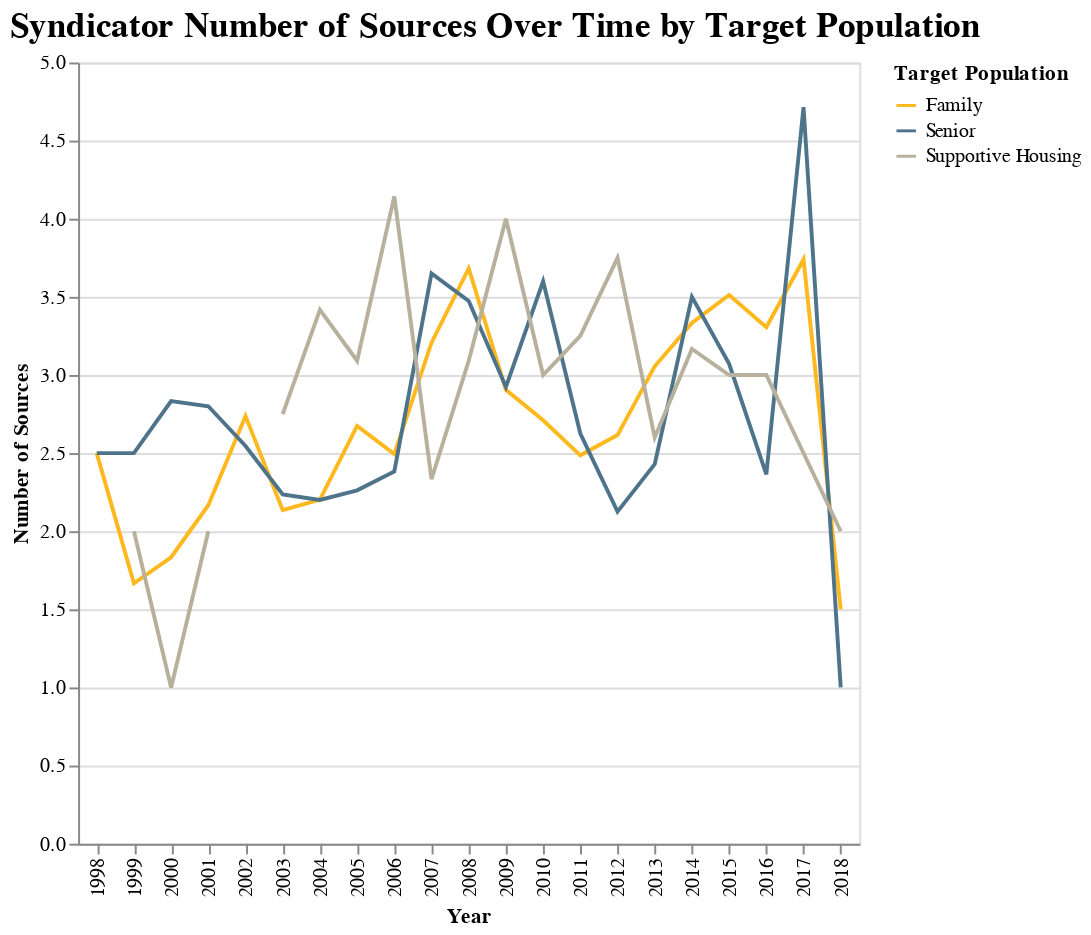

Notebook code for this chart:
### Code cell
matches_target_pop = matches_target_pop[matches_target_pop.Year > "1997"]
alt.Chart(matches_target_pop).mark_line().encode(
    x='Year',
    y='Number of Sources',
    color="Target Population"
).configure(background="#ffffff").configure_legend().properties(
    title={
      "text": ["Syndicator Number of Sources Over Time by Target Population"]})

### Figure 1 — Vega-Lite specification as saved in the notebook (floating-point values rounded to 4 significant figures)
{"width": 400, "height": 400, "config": {"title": {"fontSize": 18, "font": "Veranda Regular", "anchor": "start", "fontColor": "#000000"}, "range": {"category": ["#FFB81D", "#4E748B", "#B7B09D"], "diverging": ["#FFB81D", "#4E748B", "#B7B09D"]}, "legend": {"labelFont": "Veranda Regular", "labelLimit": 0}, "background": "#ffffff"}, "data": {"name": "data-65e4ec9871539f849dba4dba02fe6ad1"}, "mark": "line", "encoding": {"color": {"type": "nominal", "field": "Target Population"}, "x": {"type": "nominal", "field": "Year"}, "y": {"type": "quantitative", "field": "Number of Sources"}}, "title": {"text": ["Syndicator Number of Sources Over Time by Target Population"]}, "$schema": "https://vega.github.io/schema/vega-lite/v4.0.2.json", "datasets": {"data-65e4ec9871539f849dba4dba02fe6ad1": [{"Year": "1998", "Target Population": "Family", "yr_pis": 2000.0, "units_n": 86.4, "units_li": null, "units_ot": null, "Number of Sources": 2.5, "totalcost": 6590000.0, "id": 2067.0, "yr_pis_y": 1999.0, "n_units": 86.4, "li_units": 73.0, "type": 1.0, "credit": 2.0, "bond": 2.0, "con_stdate_PIS": 1998.0, "totalcost_adj": 10340000.0, "Cost Per Unit": 116500.0}, {"Year": "1998", "Target Population": "Senior", "yr_pis": 1999.0, "units_n": 65.0, "units_li": null, "units_ot": null, "Number of Sources": 2.5, "totalcost": 4479000.0, "id": 374.0, "yr_pis_y": 1998.0, "n_units": 63.0, "li_units": 62.5, "type": 1.0, "credit": 2.0, "bond": 2.0, "con_stdate_PIS": 1997.0, "totalcost_adj": 7025000.0, "Cost Per Unit": 107900.0}, {"Year": "1999", "Target Population": "Family", "yr_pis": 2000.0, "units_n": 91.0, "units_li": null, "units_ot": null, "Number of Sources": 1.667, "totalcost": 7887000.0, "id": 939.7, "yr_pis_y": 2000.0, "n_units": 91.0, "li_units": 90.33, "type": 1.0, "credit": 2.0, "bond": 2.0, "con_stdate_PIS": 1998.0, "totalcost_adj": 12100000.0, "Cost Per Unit": 134800.0}, {"Year": "1999", "Target Population": "Senior", "yr_pis": 2000.0, "units_n": 56.5, "units_li": null, "units_ot": null, "Number of Sources": 2.5, "totalcost": 4298000.0, "id": 1351.0, "yr_pis_y": 1999.0, "n_units": 56.0, "li_units": 56.0, "type": 1.0, "credit": 2.0, "bond": 2.0, "con_stdate_PIS": 1998.0, "totalcost_adj": 6595000.0, "Cost Per Unit": 118700.0}, {"Year": "1999", "Target Population": "Supportive Housing", "yr_pis": 2001.0, "units_n": 40.0, "units_li": null, "units_ot": null, "Number of Sources": 2.0, "totalcost": 6904000.0, "id": 1372.0, "yr_pis_y": 2001.0, "n_units": 40.0, "li_units": 40.0, "type": 2.0, "credit": 2.0, "bond": 2.0, "con_stdate_PIS": 1999.0, "totalcost_adj": 10590000.0, "Cost Per Unit": 264900.0}, {"Year": "2000", "Target Population": "Family", "yr_pis": 2001.0, "units_n": 95.0, "units_li": null, "units_ot": null, "Number of Sources": 1.833, "totalcost": 6996000.0, "id": 1741.0, "yr_pis_y": 2001.0, "n_units": 95.57, "li_units": 74.57, "type": 1.167, "credit": 2.0, "bond": 2.0, "con_stdate_PIS": 1999.0, "totalcost_adj": 10390000.0, "Cost Per Unit": 114700.0}, {"Year": "2000", "Target Population": "Senior", "yr_pis": 2001.0, "units_n": 59.67, "units_li": null, "units_ot": null, "Number of Sources": 2.833, "totalcost": 7229000.0, "id": 1526.0, "yr_pis_y": 2001.0, "n_units": 59.67, "li_units": 59.0, "type": 1.333, "credit": 2.0, "bond": 2.0, "con_stdate_PIS": 1999.0, "totalcost_adj": 10730000.0, "Cost Per Unit": 170300.0}, {"Year": "2000", "Target Population": "Supportive Housing", "yr_pis": 2001.0, "units_n": 35.0, "units_li": null, "units_ot": null, "Number of Sources": 1.0, "totalcost": 1628000.0, "id": 4482.0, "yr_pis_y": 2001.0, "n_units": 34.0, "li_units": 34.0, "type": 2.0, "credit": 2.0, "bond": 2.0, "con_stdate_PIS": 1999.0, "totalcost_adj": 2417000.0, "Cost Per Unit": 69040.0}, {"Year": "2001", "Target Population": "Family", "yr_pis": 2002.0, "units_n": 78.0, "units_li": null, "units_ot": null, "Number of Sources": 2.167, "totalcost": 8334000.0, "id": 1233.0, "yr_pis_y": 2002.0, "n_units": 78.0, "li_units": 65.14, "type": 1.0, "credit": 2.0, "bond": 2.0, "con_stdate_PIS": 2000.0, "totalcost_adj": 12030000.0, "Cost Per Unit": 135200.0}, {"Year": "2001", "Target Population": "Senior", "yr_pis": 2002.0, "units_n": 58.4, "units_li": null, "units_ot": null, "Number of Sources": 2.8, "totalcost": 6647000.0, "id": 1127.0, "yr_pis_y": 2002.0, "n_units": 58.4, "li_units": 58.2, "type": 1.0, "credit": 2.0, "bond": 2.0, "con_stdate_PIS": 2000.0, "totalcost_adj": 9596000.0, "Cost Per Unit": 162600.0}, {"Year": "2001", "Target Population": "Supportive Housing", "yr_pis": 2002.0, "units_n": 43.67, "units_li": null, "units_ot": null, "Number of Sources": 2.0, "totalcost": 4190000.0, "id": 1375.0, "yr_pis_y": 2002.0, "n_units": 43.67, "li_units": 43.67, "type": 1.333, "credit": 2.0, "bond": 2.0, "con_stdate_PIS": 2000.0, "totalcost_adj": 6049000.0, "Cost Per Unit": 173400.0}, {"Year": "2002", "Target Population": "Family", "yr_pis": 2003.0, "units_n": 65.75, "units_li": null, "units_ot": null, "Number of Sources": 2.737, "totalcost": 8707000.0, "id": 1426.0, "yr_pis_y": 2003.0, "n_units": 65.85, "li_units": 63.0, "type": 1.263, "credit": 2.0, "bond": 1.95, "con_stdate_PIS": 2001.0, "totalcost_adj": 12370000.0, "Cost Per Unit": 184900.0}, {"Year": "2002", "Target Population": "Senior", "yr_pis": 2003.0, "units_n": 76.45, "units_li": null, "units_ot": null, "Number of Sources": 2.545, "totalcost": 8006000.0, "id": 2466.0, "yr_pis_y": 2003.0, "n_units": 76.45, "li_units": 72.78, "type": 1.182, "credit": 2.0, "bond": 2.0, "con_stdate_PIS": 2001.0, "totalcost_adj": 11380000.0, "Cost Per Unit": 148700.0}, {"Year": "2002", "Target Population": "Supportive Housing", "yr_pis": 2004.0, "units_n": 36.0, "units_li": null, "units_ot": null, "Number of Sources": null, "totalcost": 4706000.0, "id": 2936.0, "yr_pis_y": 2003.0, "n_units": 36.0, "li_units": 35.0, "type": 1.0, "credit": 2.0, "bond": 2.0, "con_stdate_PIS": 2002.0, "totalcost_adj": 6688000.0, "Cost Per Unit": 185800.0}, {"Year": "2003", "Target Population": "Family", "yr_pis": 2004.0, "units_n": 62.19, "units_li": null, "units_ot": null, "Number of Sources": 2.135, "totalcost": 6895000.0, "id": 1090.0, "yr_pis_y": 2004.0, "n_units": 62.24, "li_units": 60.04, "type": 1.204, "credit": 2.0, "bond": 2.0, "con_stdate_PIS": 2002.0, "totalcost_adj": 9580000.0, "Cost Per Unit": 173500.0}, {"Year": "2003", "Target Population": "Senior", "yr_pis": 2004.0, "units_n": 75.94, "units_li": null, "units_ot": null, "Number of Sources": 2.235, "totalcost": 8112000.0, "id": 2343.0, "yr_pis_y": 2004.0, "n_units": 75.89, "li_units": 73.0, "type": 1.176, "credit": 2.0, "bond": 2.0, "con_stdate_PIS": 2002.0, "totalcost_adj": 11270000.0, "Cost Per Unit": 154500.0}, {"Year": "2003", "Target Population": "Supportive Housing", "yr_pis": 2004.0, "units_n": 103.2, "units_li": null, "units_ot": null, "Number of Sources": 2.75, "totalcost": 11080000.0, "id": 1426.0, "yr_pis_y": 2004.0, "n_units": 102.8, "li_units": 102.0, "type": 1.5, "credit": 2.0, "bond": 2.0, "con_stdate_PIS": 2002.0, "totalcost_adj": 15400000.0, "Cost Per Unit": 154600.0}, {"Year": "2004", "Target Population": "Family", "yr_pis": 2005.0, "units_n": 72.88, "units_li": null, "units_ot": null, "Number of Sources": 2.203, "totalcost": 9534000.0, "id": 1713.0, "yr_pis_y": 2005.0, "n_units": 72.85, "li_units": 66.8, "type": 1.2, "credit": 2.0, "bond": 1.974, "con_stdate_PIS": 2003.0, "totalcost_adj": 12900000.0, "Cost Per Unit": 190400.0}, {"Year": "2004", "Target Population": "Senior", "yr_pis": 2005.0, "units_n": 71.25, "units_li": null, "units_ot": null, "Number of Sources": 2.2, "totalcost": 7598000.0, "id": 1932.0, "yr_pis_y": 2005.0, "n_units": 71.25, "li_units": 67.21, "type": 1.25, "credit": 2.0, "bond": 2.0, "con_stdate_PIS": 2003.0, "totalcost_adj": 10280000.0, "Cost Per Unit": 163300.0}, {"Year": "2004", "Target Population": "Supportive Housing", "yr_pis": 2005.0, "units_n": 36.25, "units_li": null, "units_ot": null, "Number of Sources": 3.417, "totalcost": 6354000.0, "id": 1511.0, "yr_pis_y": 2005.0, "n_units": 36.08, "li_units": 35.58, "type": 1.25, "credit": 2.0, "bond": 2.0, "con_stdate_PIS": 2003.0, "totalcost_adj": 8599000.0, "Cost Per Unit": 230600.0}, {"Year": "2005", "Target Population": "Family", "yr_pis": 2006.0, "units_n": 65.29, "units_li": null, "units_ot": null, "Number of Sources": 2.674, "totalcost": 9818000.0, "id": 2058.0, "yr_pis_y": 2006.0, "n_units": 65.43, "li_units": 61.92, "type": 1.208, "credit": 2.0, "bond": 1.964, "con_stdate_PIS": 2004.0, "totalcost_adj": 12850000.0, "Cost Per Unit": 218200.0}, {"Year": "2005", "Target Population": "Senior", "yr_pis": 2006.0, "units_n": 89.16, "units_li": null, "units_ot": null, "Number of Sources": 2.262, "totalcost": 10430000.0, "id": 2112.0, "yr_pis_y": 2006.0, "n_units": 89.2, "li_units": 83.68, "type": 1.222, "credit": 2.0, "bond": 1.974, "con_stdate_PIS": 2004.0, "totalcost_adj": 13650000.0, "Cost Per Unit": 169400.0}, {"Year": "2005", "Target Population": "Supportive Housing", "yr_pis": 2006.0, "units_n": 36.55, "units_li": null, "units_ot": null, "Number of Sources": 3.091, "totalcost": 7091000.0, "id": 1628.0, "yr_pis_y": 2006.0, "n_units": 36.27, "li_units": 35.55, "type": 1.273, "credit": 2.0, "bond": 2.0, "con_stdate_PIS": 2004.0, "totalcost_adj": 9282000.0, "Cost Per Unit": 281900.0}, {"Year": "2006", "Target Population": "Family", "yr_pis": 2007.0, "units_n": 74.9, "units_li": null, "units_ot": null, "Number of Sources": 2.494, "totalcost": 11070000.0, "id": 2242.0, "yr_pis_y": 2007.0, "n_units": 74.83, "li_units": 72.08, "type": 1.198, "credit": 2.0, "bond": 1.988, "con_stdate_PIS": 2005.0, "totalcost_adj": 14040000.0, "Cost Per Unit": 219800.0}, {"Year": "2006", "Target Population": "Senior", "yr_pis": 2007.0, "units_n": 57.54, "units_li": null, "units_ot": null, "Number of Sources": 2.382, "totalcost": 7769000.0, "id": 1838.0, "yr_pis_y": 2007.0, "n_units": 57.51, "li_units": 52.54, "type": 1.059, "credit": 2.0, "bond": 2.0, "con_stdate_PIS": 2005.0, "totalcost_adj": 9852000.0, "Cost Per Unit": 176100.0}, {"Year": "2006", "Target Population": "Supportive Housing", "yr_pis": 2007.0, "units_n": 56.38, "units_li": null, "units_ot": null, "Number of Sources": 4.143, "totalcost": 11690000.0, "id": 1890.0, "yr_pis_y": 2007.0, "n_units": 56.25, "li_units": 55.75, "type": 1.375, "credit": 2.0, "bond": 2.0, "con_stdate_PIS": 2005.0, "totalcost_adj": 14820000.0, "Cost Per Unit": 248600.0}, {"Year": "2007", "Target Population": "Family", "yr_pis": 2008.0, "units_n": 70.6, "units_li": null, "units_ot": null, "Number of Sources": 3.207, "totalcost": 12380000.0, "id": 2780.0, "yr_pis_y": 2008.0, "n_units": 70.49, "li_units": 56.32, "type": 1.229, "credit": 2.0, "bond": 1.956, "con_stdate_PIS": 2006.0, "totalcost_adj": 15270000.0, "Cost Per Unit": 247300.0}, {"Year": "2007", "Target Population": "Senior", "yr_pis": 2008.0, "units_n": 68.4, "units_li": null, "units_ot": null, "Number of Sources": 3.65, "totalcost": 12930000.0, "id": 3446.0, "yr_pis_y": 2008.0, "n_units": 68.32, "li_units": 59.4, "type": 1.24, "credit": 2.0, "bond": 1.87, "con_stdate_PIS": 2006.0, "totalcost_adj": 15950000.0, "Cost Per Unit": 241700.0}, {"Year": "2007", "Target Population": "Supportive Housing", "yr_pis": 2008.0, "units_n": 37.5, "units_li": null, "units_ot": null, "Number of Sources": 2.333, "totalcost": 8811000.0, "id": 2220.0, "yr_pis_y": 2008.0, "n_units": 37.33, "li_units": 35.92, "type": 1.5, "credit": 2.0, "bond": 2.0, "con_stdate_PIS": 2006.0, "totalcost_adj": 10860000.0, "Cost Per Unit": 311600.0}, {"Year": "2008", "Target Population": "Family", "yr_pis": 2009.0, "units_n": 68.89, "units_li": null, "units_ot": null, "Number of Sources": 3.682, "totalcost": 13990000.0, "id": 4251.0, "yr_pis_y": 2009.0, "n_units": 68.64, "li_units": 58.81, "type": 1.137, "credit": 2.0, "bond": 2.0, "con_stdate_PIS": 2007.0, "totalcost_adj": 16610000.0, "Cost Per Unit": 258000.0}, {"Year": "2008", "Target Population": "Senior", "yr_pis": 2009.0, "units_n": 80.09, "units_li": null, "units_ot": null, "Number of Sources": 3.474, "totalcost": 13590000.0, "id": 3901.0, "yr_pis_y": 2009.0, "n_units": 80.35, "li_units": 70.41, "type": 1.478, "credit": 2.0, "bond": 1.952, "con_stdate_PIS": 2007.0, "totalcost_adj": 16130000.0, "Cost Per Unit": 209500.0}, {"Year": "2008", "Target Population": "Supportive Housing", "yr_pis": 2009.0, "units_n": 58.33, "units_li": null, "units_ot": null, "Number of Sources": 3.091, "totalcost": 12780000.0, "id": 3107.0, "yr_pis_y": 2009.0, "n_units": 58.08, "li_units": 57.58, "type": 1.167, "credit": 2.0, "bond": 1.917, "con_stdate_PIS": 2007.0, "totalcost_adj": 15170000.0, "Cost Per Unit": 281600.0}, {"Year": "2009", "Target Population": "Family", "yr_pis": 2010.0, "units_n": 79.12, "units_li": null, "units_ot": null, "Number of Sources": 2.905, "totalcost": 17580000.0, "id": 4229.0, "yr_pis_y": 2010.0, "n_units": 79.0, "li_units": 69.54, "type": 1.225, "credit": 2.0, "bond": 2.0, "con_stdate_PIS": 2008.0, "totalcost_adj": 20950000.0, "Cost Per Unit": 287100.0}, {"Year": "2009", "Target Population": "Senior", "yr_pis": 2010.0, "units_n": 59.91, "units_li": null, "units_ot": null, "Number of Sources": 2.923, "totalcost": 13970000.0, "id": 3626.0, "yr_pis_y": 2010.0, "n_units": 59.65, "li_units": 56.04, "type": 1.045, "credit": 2.0, "bond": 2.0, "con_stdate_PIS": 2008.0, "totalcost_adj": 16640000.0, "Cost Per Unit": 263700.0}, {"Year": "2009", "Target Population": "Supportive Housing", "yr_pis": 2010.0, "units_n": 48.67, "units_li": null, "units_ot": null, "Number of Sources": 4.0, "totalcost": 10820000.0, "id": 2300.0, "yr_pis_y": 2010.0, "n_units": 48.67, "li_units": 48.33, "type": 1.0, "credit": 2.0, "bond": 2.0, "con_stdate_PIS": 2008.0, "totalcost_adj": 12900000.0, "Cost Per Unit": 328200.0}, {"Year": "2010", "Target Population": "Family", "yr_pis": 2011.0, "units_n": 62.45, "units_li": null, "units_ot": null, "Number of Sources": 2.71, "totalcost": 14230000.0, "id": 3845.0, "yr_pis_y": 2011.0, "n_units": 62.2, "li_units": 56.33, "type": 1.17, "credit": 2.0, "bond": 1.932, "con_stdate_PIS": 2009.0, "totalcost_adj": 16690000.0, "Cost Per Unit": 293000.0}, {"Year": "2010", "Target Population": "Senior", "yr_pis": 2011.0, "units_n": 64.69, "units_li": null, "units_ot": null, "Number of Sources": 3.6, "totalcost": 15690000.0, "id": 4168.0, "yr_pis_y": 2011.0, "n_units": 64.62, "li_units": 62.31, "type": 1.067, "credit": 2.0, "bond": 2.0, "con_stdate_PIS": 2009.0, "totalcost_adj": 18400000.0, "Cost Per Unit": 281200.0}, {"Year": "2010", "Target Population": "Supportive Housing", "yr_pis": 2012.0, "units_n": 66.89, "units_li": null, "units_ot": null, "Number of Sources": 3.0, "totalcost": 17880000.0, "id": 2887.0, "yr_pis_y": 2011.0, "n_units": 66.22, "li_units": 63.33, "type": 1.222, "credit": 2.0, "bond": 1.778, "con_stdate_PIS": 2010.0, "totalcost_adj": 20960000.0, "Cost Per Unit": 305100.0}, {"Year": "2011", "Target Population": "Family", "yr_pis": 2012.0, "units_n": 58.83, "units_li": null, "units_ot": null, "Number of Sources": 2.486, "totalcost": 13530000.0, "id": 3332.0, "yr_pis_y": 2012.0, "n_units": 58.81, "li_units": 53.93, "type": 1.357, "credit": 2.0, "bond": 2.0, "con_stdate_PIS": 2010.0, "totalcost_adj": 15370000.0, "Cost Per Unit": 273100.0}, {"Year": "2011", "Target Population": "Senior", "yr_pis": 2012.0, "units_n": 60.93, "units_li": null, "units_ot": null, "Number of Sources": 2.625, "totalcost": 13150000.0, "id": 4559.0, "yr_pis_y": 2012.0, "n_units": 60.43, "li_units": 52.64, "type": 1.231, "credit": 2.0, "bond": 2.0, "con_stdate_PIS": 2010.0, "totalcost_adj": 14940000.0, "Cost Per Unit": 239000.0}, {"Year": "2011", "Target Population": "Supportive Housing", "yr_pis": 2012.0, "units_n": 70.0, "units_li": null, "units_ot": null, "Number of Sources": 3.25, "totalcost": 20120000.0, "id": 2795.0, "yr_pis_y": 2012.0, "n_units": 69.12, "li_units": 68.38, "type": 1.5, "credit": 2.0, "bond": 2.0, "con_stdate_PIS": 2010.0, "totalcost_adj": 22860000.0, "Cost Per Unit": 310400.0}, {"Year": "2012", "Target Population": "Family", "yr_pis": 2013.0, "units_n": 59.16, "units_li": 71.5, "units_ot": 0.5, "Number of Sources": 2.615, "totalcost": 12600000.0, "id": 3757.0, "yr_pis_y": 2013.0, "n_units": 59.25, "li_units": 52.75, "type": 1.308, "credit": 2.0, "bond": 1.972, "con_stdate_PIS": 2011.0, "totalcost_adj": 14030000.0, "Cost Per Unit": 251600.0}, {"Year": "2012", "Target Population": "Senior", "yr_pis": 2013.0, "units_n": 68.87, "units_li": 44.0, "units_ot": 0.0, "Number of Sources": 2.125, "totalcost": 13410000.0, "id": 3535.0, "yr_pis_y": 2013.0, "n_units": 68.65, "li_units": 65.45, "type": 1.273, "credit": 2.0, "bond": 1.9, "con_stdate_PIS": 2011.0, "totalcost_adj": 14930000.0, "Cost Per Unit": 228800.0}, {"Year": "2012", "Target Population": "Supportive Housing", "yr_pis": 2013.0, "units_n": 58.55, "units_li": null, "units_ot": null, "Number of Sources": 3.75, "totalcost": 15990000.0, "id": 3292.0, "yr_pis_y": 2013.0, "n_units": 58.18, "li_units": 57.6, "type": 1.0, "credit": 2.0, "bond": 2.0, "con_stdate_PIS": 2011.0, "totalcost_adj": 17810000.0, "Cost Per Unit": 305800.0}, {"Year": "2013", "Target Population": "Family", "yr_pis": 2014.0, "units_n": 62.65, "units_li": 47.67, "units_ot": 1.333, "Number of Sources": 3.056, "totalcost": 13710000.0, "id": 2833.0, "yr_pis_y": 2014.0, "n_units": 62.56, "li_units": 58.63, "type": 1.204, "credit": 2.0, "bond": 1.957, "con_stdate_PIS": 2012.0, "totalcost_adj": 15050000.0, "Cost Per Unit": 247700.0}, {"Year": "2013", "Target Population": "Senior", "yr_pis": 2014.0, "units_n": 78.9, "units_li": 159.5, "units_ot": 0.5, "Number of Sources": 2.429, "totalcost": 14810000.0, "id": 3352.0, "yr_pis_y": 2014.0, "n_units": 78.86, "li_units": 70.38, "type": 1.222, "credit": 2.0, "bond": 2.0, "con_stdate_PIS": 2012.0, "totalcost_adj": 16260000.0, "Cost Per Unit": 222500.0}, {"Year": "2013", "Target Population": "Supportive Housing", "yr_pis": 2014.0, "units_n": 78.0, "units_li": null, "units_ot": null, "Number of Sources": 2.6, "totalcost": 16130000.0, "id": 2812.0, "yr_pis_y": 2014.0, "n_units": 78.2, "li_units": 77.8, "type": 1.5, "credit": 2.0, "bond": 2.0, "con_stdate_PIS": 2012.0, "totalcost_adj": 17710000.0, "Cost Per Unit": 322400.0}, {"Year": "2014", "Target Population": "Family", "yr_pis": 2015.0, "units_n": 61.52, "units_li": 53.83, "units_ot": 1.167, "Number of Sources": 3.333, "totalcost": 12200000.0, "id": 2947.0, "yr_pis_y": 2015.0, "n_units": 61.5, "li_units": 53.29, "type": 1.3, "credit": 2.0, "bond": 2.0, "con_stdate_PIS": 2013.0, "totalcost_adj": 13180000.0, "Cost Per Unit": 212700.0}, {"Year": "2014", "Target Population": "Senior", "yr_pis": 2015.0, "units_n": 64.94, "units_li": 40.0, "units_ot": 0.0, "Number of Sources": 3.5, "totalcost": 14570000.0, "id": 3356.0, "yr_pis_y": 2015.0, "n_units": 64.88, "li_units": 60.56, "type": 1.375, "credit": 2.0, "bond": 2.0, "con_stdate_PIS": 2013.0, "totalcost_adj": 15740000.0, "Cost Per Unit": 244400.0}, {"Year": "2014", "Target Population": "Supportive Housing", "yr_pis": 2015.0, "units_n": 54.14, "units_li": null, "units_ot": null, "Number of Sources": 3.167, "totalcost": 14940000.0, "id": 3214.0, "yr_pis_y": 2015.0, "n_units": 53.71, "li_units": 52.71, "type": 1.286, "credit": 2.0, "bond": 2.0, "con_stdate_PIS": 2013.0, "totalcost_adj": 16130000.0, "Cost Per Unit": 310300.0}, {"Year": "2015", "Target Population": "Family", "yr_pis": 2016.0, "units_n": 57.76, "units_li": 55.8, "units_ot": 2.133, "Number of Sources": 3.512, "totalcost": 12300000.0, "id": 2956.0, "yr_pis_y": 2016.0, "n_units": 57.71, "li_units": 54.02, "type": 1.295, "credit": 2.0, "bond": 2.0, "con_stdate_PIS": 2014.0, "totalcost_adj": 13270000.0, "Cost Per Unit": 244800.0}, {"Year": "2015", "Target Population": "Senior", "yr_pis": 2016.0, "units_n": 58.5, "units_li": 61.33, "units_ot": 1.667, "Number of Sources": 3.071, "totalcost": 9341000.0, "id": 2052.0, "yr_pis_y": 2016.0, "n_units": 58.67, "li_units": 52.35, "type": 1.5, "credit": 2.0, "bond": 2.0, "con_stdate_PIS": 2014.0, "totalcost_adj": 10080000.0, "Cost Per Unit": 182200.0}, {"Year": "2015", "Target Population": "Supportive Housing", "yr_pis": 2016.0, "units_n": 45.25, "units_li": null, "units_ot": null, "Number of Sources": 3.0, "totalcost": 13770000.0, "id": 4382.0, "yr_pis_y": 2016.0, "n_units": 44.5, "li_units": 44.0, "type": 1.25, "credit": 2.0, "bond": 2.0, "con_stdate_PIS": 2014.0, "totalcost_adj": 14850000.0, "Cost Per Unit": 312900.0}, {"Year": "2016", "Target Population": "Family", "yr_pis": 2017.0, "units_n": 50.51, "units_li": 48.15, "units_ot": 1.65, "Number of Sources": 3.306, "totalcost": 10980000.0, "id": 2059.0, "yr_pis_y": 2017.0, "n_units": 50.57, "li_units": 44.33, "type": 1.31, "credit": 2.0, "bond": 2.0, "con_stdate_PIS": 2015.0, "totalcost_adj": 11700000.0, "Cost Per Unit": 237900.0}, {"Year": "2016", "Target Population": "Senior", "yr_pis": 2017.0, "units_n": 65.75, "units_li": 48.0, "units_ot": 0.0, "Number of Sources": 2.364, "totalcost": 14410000.0, "id": 2828.0, "yr_pis_y": 2017.0, "n_units": 66.0, "li_units": 58.5, "type": 1.5, "credit": 2.0, "bond": 2.0, "con_stdate_PIS": 2015.0, "totalcost_adj": 15350000.0, "Cost Per Unit": 226100.0}, {"Year": "2016", "Target Population": "Supportive Housing", "yr_pis": 2017.0, "units_n": 41.5, "units_li": null, "units_ot": null, "Number of Sources": 3.0, "totalcost": 9885000.0, "id": 2944.0, "yr_pis_y": 2016.0, "n_units": 41.5, "li_units": 35.5, "type": 1.25, "credit": 2.0, "bond": null, "con_stdate_PIS": 2015.0, "totalcost_adj": 10530000.0, "Cost Per Unit": 245500.0}, {"Year": "2017", "Target Population": "Family", "yr_pis": 2018.0, "units_n": 55.64, "units_li": 58.22, "units_ot": 1.667, "Number of Sources": 3.739, "totalcost": 13120000.0, "id": 2292.0, "yr_pis_y": 2018.0, "n_units": 55.76, "li_units": 50.33, "type": 1.263, "credit": 2.0, "bond": 2.0, "con_stdate_PIS": 2016.0, "totalcost_adj": 13680000.0, "Cost Per Unit": 245900.0}, {"Year": "2017", "Target Population": "Senior", "yr_pis": 2018.0, "units_n": 67.56, "units_li": 39.5, "units_ot": 0.0, "Number of Sources": 4.714, "totalcost": 14200000.0, "id": 2886.0, "yr_pis_y": 2018.0, "n_units": 66.33, "li_units": 53.57, "type": 1.857, "credit": 2.0, "bond": 2.0, "con_stdate_PIS": 2016.0, "totalcost_adj": 14810000.0, "Cost Per Unit": 206100.0}, {"Year": "2018", "Target Population": "Family", "yr_pis": 2018.0, "units_n": 58.0, "units_li": null, "units_ot": null, "Number of Sources": 1.5, "totalcost": 10810000.0, "id": 4002.0, "yr_pis_y": 2018.0, "n_units": 60.33, "li_units": 47.0, "type": 1.0, "credit": 2.0, "bond": null, "con_stdate_PIS": 2016.0, "totalcost_adj": 11010000.0, "Cost Per Unit": 199000.0}, {"Year": "2018", "Target Population": "Senior", "yr_pis": 2018.0, "units_n": 48.0, "units_li": null, "units_ot": null, "Number of Sources": 1.0, "totalcost": 6019000.0, "id": 1094.0, "yr_pis_y": 2019.0, "n_units": 48.0, "li_units": null, "type": null, "credit": 2.0, "bond": null, "con_stdate_PIS": 2016.0, "totalcost_adj": 6128000.0, "Cost Per Unit": 127700.0}, {"Year": "2018", "Target Population": "Supportive Housing", "yr_pis": 2019.0, "units_n": 166.0, "units_li": null, "units_ot": null, "Number of Sources": 2.0, "totalcost": 27880000.0, "id": 2526.0, "yr_pis_y": 2019.0, "n_units": 166.0, "li_units": null, "type": null, "credit": 2.0, "bond": null, "con_stdate_PIS": 2017.0, "totalcost_adj": 28390000.0, "Cost Per Unit": 171000.0}]}}
